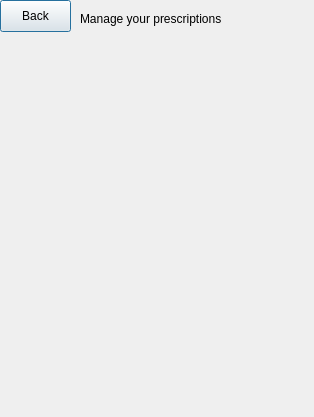
<?xml version="1.0" encoding="UTF-8"?>
<ui version="4.0">
 <class>ManageDialog</class>
 <widget class="QDialog" name="ManageDialog">
  <property name="geometry">
   <rect>
    <x>0</x>
    <y>0</y>
    <width>314</width>
    <height>417</height>
   </rect>
  </property>
  <property name="windowTitle">
   <string>Manage Your Prescriptions</string>
  </property>
  <widget class="QPushButton" name="pushButton">
   <property name="geometry">
    <rect>
     <x>0</x>
     <y>0</y>
     <width>71</width>
     <height>32</height>
    </rect>
   </property>
   <property name="text">
    <string>Back</string>
   </property>
  </widget>
  <widget class="QLabel" name="label">
   <property name="geometry">
    <rect>
     <x>80</x>
     <y>-20</y>
     <width>299</width>
     <height>78</height>
    </rect>
   </property>
   <property name="text">
    <string>Manage your prescriptions</string>
   </property>
  </widget>
 </widget>
 <resources/>
 <connections/>
</ui>
